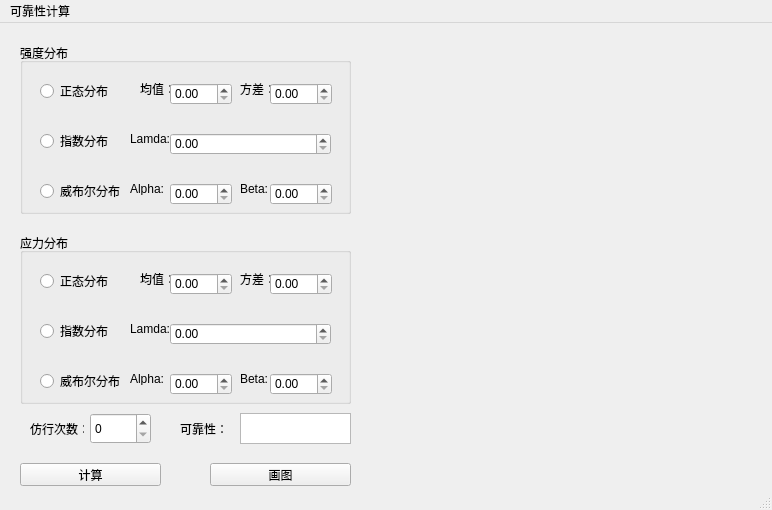
<?xml version="1.0" encoding="UTF-8"?>
<ui version="4.0">
 <class>MainWindow</class>
 <widget class="QMainWindow" name="MainWindow">
  <property name="geometry">
   <rect>
    <x>0</x>
    <y>0</y>
    <width>772</width>
    <height>510</height>
   </rect>
  </property>
  <property name="windowTitle">
   <string>可靠性</string>
  </property>
  <widget class="QWidget" name="centralwidget">
   <widget class="QGroupBox" name="groupBox">
    <property name="geometry">
     <rect>
      <x>20</x>
      <y>20</y>
      <width>331</width>
      <height>171</height>
     </rect>
    </property>
    <property name="title">
     <string>强度分布</string>
    </property>
    <widget class="QRadioButton" name="radioButton">
     <property name="geometry">
      <rect>
       <x>20</x>
       <y>40</y>
       <width>89</width>
       <height>16</height>
      </rect>
     </property>
     <property name="text">
      <string>正态分布</string>
     </property>
    </widget>
    <widget class="QRadioButton" name="radioButton_2">
     <property name="geometry">
      <rect>
       <x>20</x>
       <y>90</y>
       <width>89</width>
       <height>16</height>
      </rect>
     </property>
     <property name="text">
      <string>指数分布</string>
     </property>
    </widget>
    <widget class="QRadioButton" name="radioButton_3">
     <property name="geometry">
      <rect>
       <x>20</x>
       <y>140</y>
       <width>89</width>
       <height>16</height>
      </rect>
     </property>
     <property name="text">
      <string>威布尔分布</string>
     </property>
    </widget>
    <widget class="QLabel" name="label_2">
     <property name="geometry">
      <rect>
       <x>120</x>
       <y>40</y>
       <width>54</width>
       <height>12</height>
      </rect>
     </property>
     <property name="text">
      <string>均值：</string>
     </property>
    </widget>
    <widget class="QLabel" name="label_3">
     <property name="geometry">
      <rect>
       <x>220</x>
       <y>40</y>
       <width>54</width>
       <height>12</height>
      </rect>
     </property>
     <property name="text">
      <string>方差：</string>
     </property>
    </widget>
    <widget class="QDoubleSpinBox" name="doubleSpinBox_3">
     <property name="geometry">
      <rect>
       <x>150</x>
       <y>40</y>
       <width>62</width>
       <height>22</height>
      </rect>
     </property>
    </widget>
    <widget class="QDoubleSpinBox" name="doubleSpinBox_4">
     <property name="geometry">
      <rect>
       <x>250</x>
       <y>40</y>
       <width>62</width>
       <height>22</height>
      </rect>
     </property>
    </widget>
    <widget class="QLabel" name="label_6">
     <property name="geometry">
      <rect>
       <x>110</x>
       <y>90</y>
       <width>54</width>
       <height>12</height>
      </rect>
     </property>
     <property name="text">
      <string>Lamda:</string>
     </property>
    </widget>
    <widget class="QDoubleSpinBox" name="doubleSpinBox_5">
     <property name="geometry">
      <rect>
       <x>150</x>
       <y>90</y>
       <width>161</width>
       <height>22</height>
      </rect>
     </property>
    </widget>
    <widget class="QDoubleSpinBox" name="doubleSpinBox_6">
     <property name="geometry">
      <rect>
       <x>150</x>
       <y>140</y>
       <width>62</width>
       <height>22</height>
      </rect>
     </property>
    </widget>
    <widget class="QDoubleSpinBox" name="doubleSpinBox_7">
     <property name="geometry">
      <rect>
       <x>250</x>
       <y>140</y>
       <width>62</width>
       <height>22</height>
      </rect>
     </property>
    </widget>
    <widget class="QLabel" name="label_10">
     <property name="geometry">
      <rect>
       <x>110</x>
       <y>140</y>
       <width>54</width>
       <height>12</height>
      </rect>
     </property>
     <property name="text">
      <string>Alpha:</string>
     </property>
    </widget>
    <widget class="QLabel" name="label_11">
     <property name="geometry">
      <rect>
       <x>220</x>
       <y>140</y>
       <width>54</width>
       <height>12</height>
      </rect>
     </property>
     <property name="text">
      <string>Beta:</string>
     </property>
    </widget>
   </widget>
   <widget class="QGroupBox" name="groupBox_2">
    <property name="geometry">
     <rect>
      <x>20</x>
      <y>210</y>
      <width>331</width>
      <height>171</height>
     </rect>
    </property>
    <property name="title">
     <string>应力分布</string>
    </property>
    <widget class="QRadioButton" name="radioButton_4">
     <property name="geometry">
      <rect>
       <x>20</x>
       <y>40</y>
       <width>89</width>
       <height>16</height>
      </rect>
     </property>
     <property name="text">
      <string>正态分布</string>
     </property>
    </widget>
    <widget class="QRadioButton" name="radioButton_5">
     <property name="geometry">
      <rect>
       <x>20</x>
       <y>90</y>
       <width>89</width>
       <height>16</height>
      </rect>
     </property>
     <property name="text">
      <string>指数分布</string>
     </property>
    </widget>
    <widget class="QRadioButton" name="radioButton_6">
     <property name="geometry">
      <rect>
       <x>20</x>
       <y>140</y>
       <width>89</width>
       <height>16</height>
      </rect>
     </property>
     <property name="text">
      <string>威布尔分布</string>
     </property>
    </widget>
    <widget class="QLabel" name="label_4">
     <property name="geometry">
      <rect>
       <x>120</x>
       <y>40</y>
       <width>54</width>
       <height>12</height>
      </rect>
     </property>
     <property name="text">
      <string>均值：</string>
     </property>
    </widget>
    <widget class="QLabel" name="label_5">
     <property name="geometry">
      <rect>
       <x>220</x>
       <y>40</y>
       <width>54</width>
       <height>12</height>
      </rect>
     </property>
     <property name="text">
      <string>方差：</string>
     </property>
    </widget>
    <widget class="QDoubleSpinBox" name="doubleSpinBox">
     <property name="geometry">
      <rect>
       <x>150</x>
       <y>40</y>
       <width>62</width>
       <height>22</height>
      </rect>
     </property>
    </widget>
    <widget class="QDoubleSpinBox" name="doubleSpinBox_2">
     <property name="geometry">
      <rect>
       <x>250</x>
       <y>40</y>
       <width>62</width>
       <height>22</height>
      </rect>
     </property>
    </widget>
    <widget class="QLabel" name="label_7">
     <property name="geometry">
      <rect>
       <x>110</x>
       <y>90</y>
       <width>54</width>
       <height>12</height>
      </rect>
     </property>
     <property name="text">
      <string>Lamda:</string>
     </property>
    </widget>
    <widget class="QDoubleSpinBox" name="doubleSpinBox_8">
     <property name="geometry">
      <rect>
       <x>150</x>
       <y>90</y>
       <width>161</width>
       <height>22</height>
      </rect>
     </property>
    </widget>
    <widget class="QDoubleSpinBox" name="doubleSpinBox_9">
     <property name="geometry">
      <rect>
       <x>150</x>
       <y>140</y>
       <width>62</width>
       <height>22</height>
      </rect>
     </property>
    </widget>
    <widget class="QDoubleSpinBox" name="doubleSpinBox_10">
     <property name="geometry">
      <rect>
       <x>250</x>
       <y>140</y>
       <width>62</width>
       <height>22</height>
      </rect>
     </property>
    </widget>
    <widget class="QLabel" name="label_8">
     <property name="geometry">
      <rect>
       <x>110</x>
       <y>140</y>
       <width>54</width>
       <height>12</height>
      </rect>
     </property>
     <property name="text">
      <string>Alpha:</string>
     </property>
    </widget>
    <widget class="QLabel" name="label_9">
     <property name="geometry">
      <rect>
       <x>220</x>
       <y>140</y>
       <width>54</width>
       <height>12</height>
      </rect>
     </property>
     <property name="text">
      <string>Beta:</string>
     </property>
    </widget>
    <zorder>radioButton_4</zorder>
    <zorder>radioButton_5</zorder>
    <zorder>radioButton_6</zorder>
    <zorder>label_4</zorder>
    <zorder>label_5</zorder>
    <zorder>doubleSpinBox</zorder>
    <zorder>doubleSpinBox_2</zorder>
    <zorder>label_7</zorder>
    <zorder>doubleSpinBox_8</zorder>
    <zorder>doubleSpinBox_9</zorder>
    <zorder>doubleSpinBox_10</zorder>
    <zorder>label_8</zorder>
    <zorder>label_9</zorder>
    <zorder>declarativeView</zorder>
   </widget>
   <widget class="QLabel" name="label">
    <property name="geometry">
     <rect>
      <x>180</x>
      <y>400</y>
      <width>54</width>
      <height>12</height>
     </rect>
    </property>
    <property name="text">
     <string>可靠性：</string>
    </property>
   </widget>
   <widget class="QPushButton" name="pushButton">
    <property name="geometry">
     <rect>
      <x>20</x>
      <y>440</y>
      <width>141</width>
      <height>23</height>
     </rect>
    </property>
    <property name="text">
     <string>计算</string>
    </property>
   </widget>
   <widget class="QTextBrowser" name="textBrowser">
    <property name="geometry">
     <rect>
      <x>240</x>
      <y>390</y>
      <width>111</width>
      <height>31</height>
     </rect>
    </property>
   </widget>
   <widget class="QPushButton" name="pushButton_2">
    <property name="geometry">
     <rect>
      <x>210</x>
      <y>440</y>
      <width>141</width>
      <height>23</height>
     </rect>
    </property>
    <property name="text">
     <string>画图</string>
    </property>
   </widget>
   <widget class="QLabel" name="label_12">
    <property name="geometry">
     <rect>
      <x>30</x>
      <y>400</y>
      <width>54</width>
      <height>12</height>
     </rect>
    </property>
    <property name="text">
     <string>仿行次数：</string>
    </property>
   </widget>
   <widget class="QSpinBox" name="spinBox">
    <property name="geometry">
     <rect>
      <x>90</x>
      <y>390</y>
      <width>61</width>
      <height>31</height>
     </rect>
    </property>
   </widget>
   <widget class="QLabel" name="label_13">
    <property name="geometry">
     <rect>
      <x>360</x>
      <y>10</y>
      <width>371</width>
      <height>441</height>
     </rect>
    </property>
    <property name="acceptDrops">
     <bool>false</bool>
    </property>
    <property name="text">
     <string/>
    </property>
    <property name="pixmap">
     <pixmap>C:/Users/panhao/Desktop/test.png</pixmap>
    </property>
    <property name="scaledContents">
     <bool>true</bool>
    </property>
   </widget>
  </widget>
  <widget class="QMenuBar" name="menubar">
   <property name="geometry">
    <rect>
     <x>0</x>
     <y>0</y>
     <width>772</width>
     <height>23</height>
    </rect>
   </property>
   <widget class="QMenu" name="menu">
    <property name="title">
     <string>可靠性计算</string>
    </property>
   </widget>
   <addaction name="menu"/>
  </widget>
  <widget class="QStatusBar" name="statusbar"/>
 </widget>
 <resources/>
 <connections>
  <connection>
   <sender>radioButton</sender>
   <signal>clicked()</signal>
   <receiver>doubleSpinBox_3</receiver>
   <slot>clear()</slot>
   <hints>
    <hint type="sourcelabel">
     <x>91</x>
     <y>89</y>
    </hint>
    <hint type="destinationlabel">
     <x>218</x>
     <y>92</y>
    </hint>
   </hints>
  </connection>
  <connection>
   <sender>radioButton</sender>
   <signal>clicked()</signal>
   <receiver>doubleSpinBox_4</receiver>
   <slot>clear()</slot>
   <hints>
    <hint type="sourcelabel">
     <x>59</x>
     <y>89</y>
    </hint>
    <hint type="destinationlabel">
     <x>282</x>
     <y>100</y>
    </hint>
   </hints>
  </connection>
  <connection>
   <sender>radioButton_4</sender>
   <signal>clicked()</signal>
   <receiver>doubleSpinBox</receiver>
   <slot>clear()</slot>
   <hints>
    <hint type="sourcelabel">
     <x>56</x>
     <y>288</y>
    </hint>
    <hint type="destinationlabel">
     <x>204</x>
     <y>294</y>
    </hint>
   </hints>
  </connection>
  <connection>
   <sender>radioButton_4</sender>
   <signal>clicked()</signal>
   <receiver>doubleSpinBox_2</receiver>
   <slot>clear()</slot>
   <hints>
    <hint type="sourcelabel">
     <x>46</x>
     <y>288</y>
    </hint>
    <hint type="destinationlabel">
     <x>284</x>
     <y>294</y>
    </hint>
   </hints>
  </connection>
  <connection>
   <sender>radioButton_2</sender>
   <signal>clicked()</signal>
   <receiver>doubleSpinBox_3</receiver>
   <slot>clear()</slot>
   <hints>
    <hint type="sourcelabel">
     <x>53</x>
     <y>143</y>
    </hint>
    <hint type="destinationlabel">
     <x>197</x>
     <y>103</y>
    </hint>
   </hints>
  </connection>
  <connection>
   <sender>radioButton_2</sender>
   <signal>clicked()</signal>
   <receiver>doubleSpinBox_4</receiver>
   <slot>clear()</slot>
   <hints>
    <hint type="sourcelabel">
     <x>57</x>
     <y>137</y>
    </hint>
    <hint type="destinationlabel">
     <x>294</x>
     <y>104</y>
    </hint>
   </hints>
  </connection>
  <connection>
   <sender>radioButton_2</sender>
   <signal>clicked()</signal>
   <receiver>doubleSpinBox_6</receiver>
   <slot>clear()</slot>
   <hints>
    <hint type="sourcelabel">
     <x>51</x>
     <y>141</y>
    </hint>
    <hint type="destinationlabel">
     <x>207</x>
     <y>191</y>
    </hint>
   </hints>
  </connection>
  <connection>
   <sender>radioButton_2</sender>
   <signal>clicked()</signal>
   <receiver>doubleSpinBox_7</receiver>
   <slot>clear()</slot>
   <hints>
    <hint type="sourcelabel">
     <x>51</x>
     <y>144</y>
    </hint>
    <hint type="destinationlabel">
     <x>308</x>
     <y>185</y>
    </hint>
   </hints>
  </connection>
  <connection>
   <sender>radioButton_3</sender>
   <signal>clicked()</signal>
   <receiver>doubleSpinBox_3</receiver>
   <slot>clear()</slot>
   <hints>
    <hint type="sourcelabel">
     <x>78</x>
     <y>188</y>
    </hint>
    <hint type="destinationlabel">
     <x>208</x>
     <y>103</y>
    </hint>
   </hints>
  </connection>
  <connection>
   <sender>radioButton_3</sender>
   <signal>clicked()</signal>
   <receiver>doubleSpinBox_4</receiver>
   <slot>clear()</slot>
   <hints>
    <hint type="sourcelabel">
     <x>107</x>
     <y>192</y>
    </hint>
    <hint type="destinationlabel">
     <x>285</x>
     <y>102</y>
    </hint>
   </hints>
  </connection>
  <connection>
   <sender>radioButton_3</sender>
   <signal>clicked()</signal>
   <receiver>doubleSpinBox_5</receiver>
   <slot>clear()</slot>
   <hints>
    <hint type="sourcelabel">
     <x>56</x>
     <y>189</y>
    </hint>
    <hint type="destinationlabel">
     <x>239</x>
     <y>146</y>
    </hint>
   </hints>
  </connection>
  <connection>
   <sender>radioButton</sender>
   <signal>clicked()</signal>
   <receiver>doubleSpinBox_5</receiver>
   <slot>clear()</slot>
   <hints>
    <hint type="sourcelabel">
     <x>54</x>
     <y>92</y>
    </hint>
    <hint type="destinationlabel">
     <x>195</x>
     <y>139</y>
    </hint>
   </hints>
  </connection>
  <connection>
   <sender>radioButton</sender>
   <signal>clicked()</signal>
   <receiver>doubleSpinBox_6</receiver>
   <slot>clear()</slot>
   <hints>
    <hint type="sourcelabel">
     <x>44</x>
     <y>92</y>
    </hint>
    <hint type="destinationlabel">
     <x>207</x>
     <y>187</y>
    </hint>
   </hints>
  </connection>
  <connection>
   <sender>radioButton</sender>
   <signal>clicked()</signal>
   <receiver>doubleSpinBox_7</receiver>
   <slot>clear()</slot>
   <hints>
    <hint type="sourcelabel">
     <x>61</x>
     <y>91</y>
    </hint>
    <hint type="destinationlabel">
     <x>309</x>
     <y>190</y>
    </hint>
   </hints>
  </connection>
  <connection>
   <sender>radioButton_4</sender>
   <signal>clicked()</signal>
   <receiver>doubleSpinBox_8</receiver>
   <slot>clear()</slot>
   <hints>
    <hint type="sourcelabel">
     <x>84</x>
     <y>278</y>
    </hint>
    <hint type="destinationlabel">
     <x>203</x>
     <y>337</y>
    </hint>
   </hints>
  </connection>
  <connection>
   <sender>radioButton_4</sender>
   <signal>clicked()</signal>
   <receiver>doubleSpinBox_9</receiver>
   <slot>clear()</slot>
   <hints>
    <hint type="sourcelabel">
     <x>120</x>
     <y>275</y>
    </hint>
    <hint type="destinationlabel">
     <x>224</x>
     <y>382</y>
    </hint>
   </hints>
  </connection>
  <connection>
   <sender>radioButton_4</sender>
   <signal>clicked()</signal>
   <receiver>doubleSpinBox_10</receiver>
   <slot>clear()</slot>
   <hints>
    <hint type="sourcelabel">
     <x>104</x>
     <y>283</y>
    </hint>
    <hint type="destinationlabel">
     <x>301</x>
     <y>386</y>
    </hint>
   </hints>
  </connection>
  <connection>
   <sender>radioButton_5</sender>
   <signal>clicked()</signal>
   <receiver>doubleSpinBox</receiver>
   <slot>clear()</slot>
   <hints>
    <hint type="sourcelabel">
     <x>71</x>
     <y>331</y>
    </hint>
    <hint type="destinationlabel">
     <x>186</x>
     <y>287</y>
    </hint>
   </hints>
  </connection>
  <connection>
   <sender>radioButton_5</sender>
   <signal>clicked()</signal>
   <receiver>doubleSpinBox_2</receiver>
   <slot>clear()</slot>
   <hints>
    <hint type="sourcelabel">
     <x>49</x>
     <y>331</y>
    </hint>
    <hint type="destinationlabel">
     <x>305</x>
     <y>286</y>
    </hint>
   </hints>
  </connection>
  <connection>
   <sender>radioButton_5</sender>
   <signal>clicked()</signal>
   <receiver>doubleSpinBox_9</receiver>
   <slot>clear()</slot>
   <hints>
    <hint type="sourcelabel">
     <x>53</x>
     <y>330</y>
    </hint>
    <hint type="destinationlabel">
     <x>204</x>
     <y>384</y>
    </hint>
   </hints>
  </connection>
  <connection>
   <sender>radioButton_5</sender>
   <signal>clicked()</signal>
   <receiver>doubleSpinBox_10</receiver>
   <slot>clear()</slot>
   <hints>
    <hint type="sourcelabel">
     <x>45</x>
     <y>332</y>
    </hint>
    <hint type="destinationlabel">
     <x>305</x>
     <y>385</y>
    </hint>
   </hints>
  </connection>
  <connection>
   <sender>radioButton_5</sender>
   <signal>clicked()</signal>
   <receiver>doubleSpinBox_2</receiver>
   <slot>clear()</slot>
   <hints>
    <hint type="sourcelabel">
     <x>58</x>
     <y>328</y>
    </hint>
    <hint type="destinationlabel">
     <x>298</x>
     <y>281</y>
    </hint>
   </hints>
  </connection>
  <connection>
   <sender>radioButton_6</sender>
   <signal>clicked()</signal>
   <receiver>doubleSpinBox</receiver>
   <slot>clear()</slot>
   <hints>
    <hint type="sourcelabel">
     <x>48</x>
     <y>379</y>
    </hint>
    <hint type="destinationlabel">
     <x>210</x>
     <y>286</y>
    </hint>
   </hints>
  </connection>
  <connection>
   <sender>radioButton_6</sender>
   <signal>clicked()</signal>
   <receiver>doubleSpinBox_2</receiver>
   <slot>clear()</slot>
   <hints>
    <hint type="sourcelabel">
     <x>128</x>
     <y>373</y>
    </hint>
    <hint type="destinationlabel">
     <x>285</x>
     <y>288</y>
    </hint>
   </hints>
  </connection>
  <connection>
   <sender>radioButton_6</sender>
   <signal>clicked()</signal>
   <receiver>doubleSpinBox_8</receiver>
   <slot>clear()</slot>
   <hints>
    <hint type="sourcelabel">
     <x>41</x>
     <y>381</y>
    </hint>
    <hint type="destinationlabel">
     <x>252</x>
     <y>340</y>
    </hint>
   </hints>
  </connection>
  <connection>
   <sender>radioButton_6</sender>
   <signal>clicked()</signal>
   <receiver>doubleSpinBox_9</receiver>
   <slot>clear()</slot>
   <hints>
    <hint type="sourcelabel">
     <x>47</x>
     <y>382</y>
    </hint>
    <hint type="destinationlabel">
     <x>196</x>
     <y>379</y>
    </hint>
   </hints>
  </connection>
  <connection>
   <sender>radioButton_6</sender>
   <signal>clicked()</signal>
   <receiver>doubleSpinBox_10</receiver>
   <slot>clear()</slot>
   <hints>
    <hint type="sourcelabel">
     <x>45</x>
     <y>386</y>
    </hint>
    <hint type="destinationlabel">
     <x>285</x>
     <y>387</y>
    </hint>
   </hints>
  </connection>
  <connection>
   <sender>pushButton_2</sender>
   <signal>clicked()</signal>
   <receiver>label_13</receiver>
   <slot>show()</slot>
   <hints>
    <hint type="sourcelabel">
     <x>302</x>
     <y>481</y>
    </hint>
    <hint type="destinationlabel">
     <x>503</x>
     <y>328</y>
    </hint>
   </hints>
  </connection>
 </connections>
</ui>
